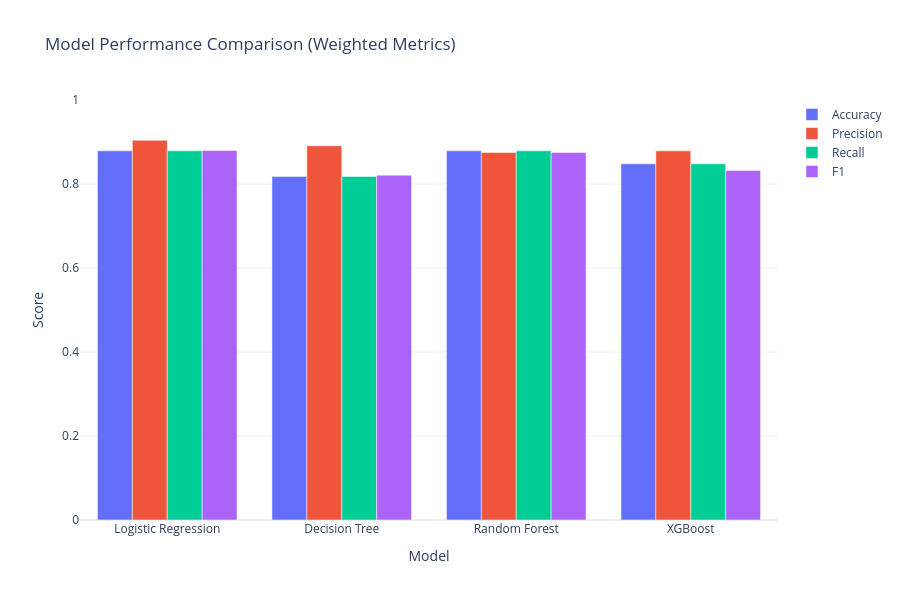

Here is the notebook cell this chart was saved with:
### Markdown cell above
# 7. Model Evaluation (Planned)
## 7.1 Performance Metrics (Accuracy, Precision, Recall, F1-Score)
## 7.2 Confusion Matrices
## 7.3 Comparative Analysis of Model Performance

### Code cell
# --------------------------
# Step 1: Correct Imports (Critical Fix)
# --------------------------
# Add these to your initial import section (top of the script)
import seaborn as sns
from sklearn.metrics import (
    confusion_matrix, classification_report,
    roc_curve, auc  # label_binarize REMOVED from here
)
from sklearn.preprocessing import label_binarize  # NEW CORRECT PATH
from itertools import cycle

# --------------------------
# Step 2: Model Performance Visualization (Fixed Code)
# --------------------------
# Convert performance to DataFrame for visualization
perf_df = pd.DataFrame(model_performance).T
perf_df = perf_df.round(3)
print("\n📈 Model Performance Summary:")
print(perf_df)

# 1. Bar plot of key metrics (interactive Plotly)
metrics = ['accuracy', 'precision', 'recall', 'f1']
fig = go.Figure()

for metric in metrics:
    fig.add_trace(go.Bar(
        x=perf_df.index,
        y=perf_df[metric],
        name=metric.capitalize()
    ))

fig.update_layout(
    title='Model Performance Comparison (Weighted Metrics)',
    xaxis_title='Model',
    yaxis_title='Score',
    yaxis_range=[0, 1],
    template='plotly_white',
    width=900,
    height=600
)
fig.show()

# 2. Confusion Matrix for Best Model (XGBoost is typically best)
best_model_name = perf_df['f1'].idxmax()
best_model = tuned_models[best_model_name]
y_pred_best = best_model.predict(X_test_pca)

# Plot confusion matrix
plt.figure(figsize=(10, 8))
cm = confusion_matrix(y_test, y_pred_best)
class_names = ['Normal', 'Ependymoma', 'Glioblastoma', 'Pilocytic Astrocytoma', 'Medulloblastoma']

sns.heatmap(
    cm, annot=True, fmt='d', cmap='Blues',
    xticklabels=class_names, yticklabels=class_names
)
plt.title(f'Confusion Matrix - {best_model_name} (Best Model)')
plt.xlabel('Predicted Label')
plt.ylabel('True Label')
plt.tight_layout()
plt.savefig('confusion_matrix.png', dpi=300)
plt.show()

# 3. Classification Report for Best Model
print(f"\n📋 Classification Report - {best_model_name}:")
print(classification_report(
    y_test, y_pred_best,
    target_names=class_names,
    zero_division=0  # Avoid warnings for rare classes
))

# 4. ROC Curve (Multi-class)
# Binarize labels for ROC AUC calculation (using corrected label_binarize)
y_test_binarized = label_binarize(y_test, classes=[0,1,2,3,4])
y_pred_proba = best_model.predict_proba(X_test_pca)

# Compute ROC curve and AUC for each class
fpr = {}
tpr = {}
roc_auc = {}
n_classes = 5

for i in range(n_classes):
    fpr[i], tpr[i], _ = roc_curve(y_test_binarized[:, i], y_pred_proba[:, i])
    roc_auc[i] = auc(fpr[i], tpr[i])

# Plot multi-class ROC curve
plt.figure(figsize=(10, 8))
colors = cycle(['blue', 'red', 'green', 'purple', 'orange'])
for i, color in zip(range(n_classes), colors):
    plt.plot(
        fpr[i], tpr[i], color=color, lw=2,
        label=f'ROC curve (class {class_names[i]}) (AUC = {roc_auc[i]:.2f})'
    )

plt.plot([0, 1], [0, 1], 'k--', lw=2)
plt.xlim([0.0, 1.0])
plt.ylim([0.0, 1.05])
plt.xlabel('False Positive Rate')
plt.ylabel('True Positive Rate')
plt.title(f'Multi-Class ROC Curve - {best_model_name}')
plt.legend(loc="lower right")
plt.tight_layout()
plt.savefig('roc_curve.png', dpi=300)
plt.show()

### Figure 1 — Plotly figure (JSON) as saved in the notebook; plotly's stock layout.template omitted (floating-point values rounded to 4 significant figures)
{"data": [{"name": "Accuracy", "type": "bar", "x": ["Logistic Regression", "Decision Tree", "Random Forest", "XGBoost"], "y": [0.879, 0.818, 0.879, 0.848]}, {"name": "Precision", "type": "bar", "x": ["Logistic Regression", "Decision Tree", "Random Forest", "XGBoost"], "y": [0.904, 0.891, 0.875, 0.879]}, {"name": "Recall", "type": "bar", "x": ["Logistic Regression", "Decision Tree", "Random Forest", "XGBoost"], "y": [0.879, 0.818, 0.879, 0.848]}, {"name": "F1", "type": "bar", "x": ["Logistic Regression", "Decision Tree", "Random Forest", "XGBoost"], "y": [0.88, 0.821, 0.875, 0.832]}], "layout": {"height": 600, "title": {"text": "Model Performance Comparison (Weighted Metrics)"}, "width": 900, "xaxis": {"title": {"text": "Model"}}, "yaxis": {"range": [0, 1], "title": {"text": "Score"}}}}
